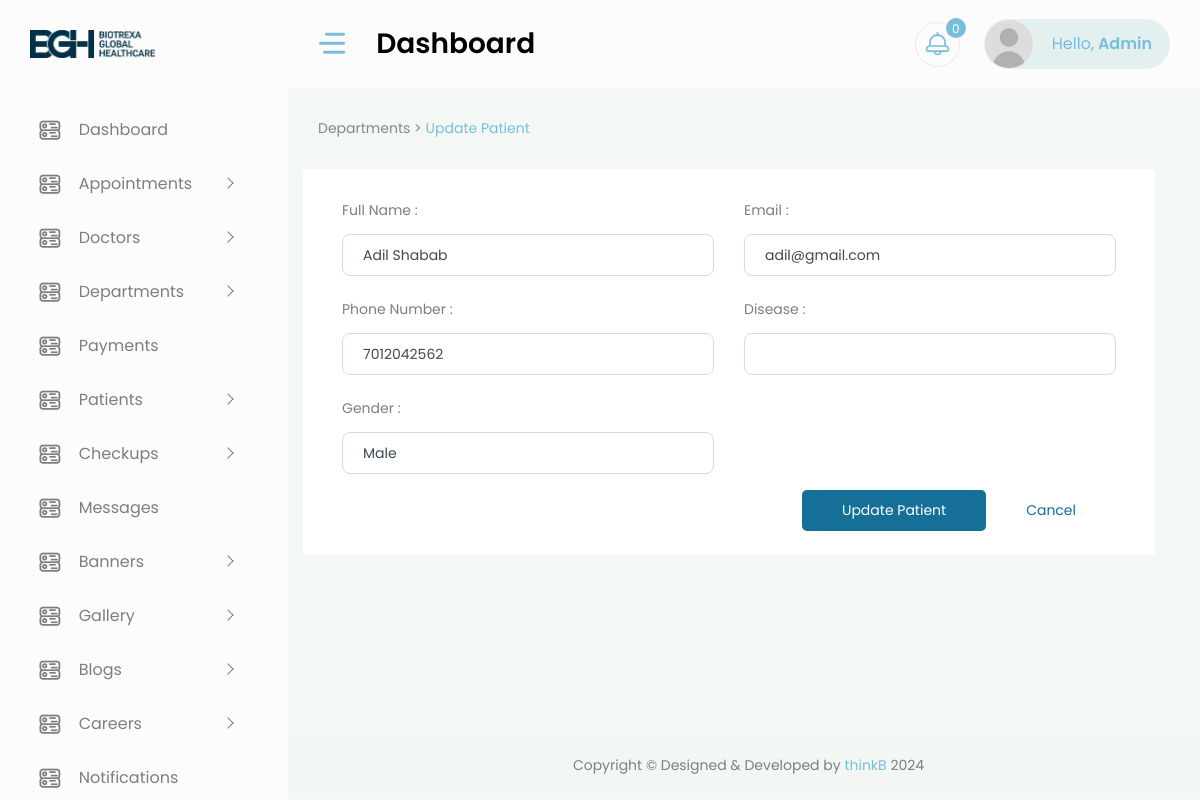
The app's page /account/patients/update/1 (signed in) with its own data.
### core/models.py (models this page shows, shortened)
class Patient(models.Model):
    GENDER_CHOICES = [
        ('male', 'Male'),
        ('female', 'Female'),
        ('other', 'Other'),
    ]
    name = models.CharField(max_length=255)
    email = models.EmailField(unique=True)
    phone_number = models.CharField(max_length=20)
    created_at = models.DateTimeField(default=timezone.now)
    disease = models.CharField(max_length=255, null=True, blank=True)
    slug = models.SlugField(unique=True, blank=True, null=True)
    gender = models.CharField(max_length=10, choices=GENDER_CHOICES, default='male')  # Add gender field

### core/views.py (the view)
# urls.py: path('account/patients/update/<str:pk>', views.update_patient, name='update_patient'),
@login_required(login_url='login')
def update_patient(request, pk):
    try:
        profile = Summary.objects.get(user=request.user)
    except ObjectDoesNotExist:
        msg.error(request,'Profile does not exist. You cannot access here.')
        return redirect('login')
    if profile:
        if profile.role == 'hr':
            return redirect('hr_dashboard')
        elif profile.role not in ['admin']:
            return redirect('homepage')
    else:
        return redirect('homepage')
    patient = Patient.objects.get(id=pk)
    if request.method == 'POST':
        form = PatientForm(request.POST, instance=patient)
        if form.is_valid():
            form.save()
            msg.success(request, 'Patient upated successfully.')
            return redirect('patients')  # Redirect to the patient list view or any other view
        else:
            error_messages = []
            for field, errors in form.errors.items():
                for error in errors:
                    error_messages.append(f"{field}: {error}")
            msg.error(request, ' '.join(error_messages))
    else:
        form = PatientForm(instance=patient)
    return render(request, 'backend/update-patient.html', {'form': form})

### core/forms.py
class PatientForm(forms.ModelForm):
    class Meta:
        model = Patient
        fields = ['name', 'email', 'phone_number', 'disease', 'gender']
    def __init__(self, *args, **kwargs):
        super().__init__(*args, **kwargs)
        self.fields['name'].widget.attrs['class'] = 'form-control'
        self.fields['email'].widget.attrs['class'] = 'form-control'
        self.fields['phone_number'].widget.attrs['class'] = 'form-control'
        self.fields['disease'].widget.attrs['class'] = 'form-control'
        self.fields['gender'].widget.attrs['class'] = 'form-control'

### templates/backend/update-patient.html (shortened to what this page needs)
{% extends 'backend/base.html' %}
{% load static %}
{% block content %}
    <div class="container-fluid">
        <div class="page-titles">
            <ol class="breadcrumb">
                <li class="breadcrumb-item"><a href="{% url 'patients' %}">Departments > </a>  </li>
                <li class="breadcrumb-item active ms-1"><a href="#"> Update Patient</a></li>
            </ol>
        </div>
        <form method="post" class="row w-100 bg-white p-4" style="border-radius: 4px;" enctype="multipart/form-data">
            <div class="col-md-6">
                <div class="form-group">
                    <label class="col-form-label">Full Name :</label>
                    {{ form.name }}
                </div>
            </div>
            <div class="col-md-6">
                <div class="form-group">
                    <label class="col-form-label">Email :</label>
                    {{ form.email }}
                </div>
            </div>
            <div class="col-md-6">
                <div class="form-group">
                    <label class="col-form-label">Phone Number :</label>
                    {{ form.phone_number }}
                </div>
            </div>
            <div class="col-md-6">
                <div class="form-group">
                    <label class="col-form-label">Disease :</label>
                    {{ form.disease }}
                </div>
            </div>
            <div class="col-md-6">
                <div class="form-group">
                    <label class="col-form-label">Gender :</label>
                    {{ form.gender }}
                </div>
            </div>
            <div class="submit___btns">
                <button type="submit">Update Patient</button>
                <a href="{% url 'patients' %}">Cancel</a>
            </div>
        </form>
    </div>
{% endblock content %}

### templates/backend/base.html (shortened to what this page needs)
{% load static %}
<!DOCTYPE html>
<html lang="en">
<head>
    <link href="{% static 'vendor/owl-carousel/owl.carousel.css' %}" rel="stylesheet">
    <link href="{% static 'vendor/bootstrap-select/dist/css/bootstrap-select.min.css' %}" rel="stylesheet">
    <link rel="stylesheet" href="{% static 'css/style.css' %}" >
    <link href="https://cdn.quilljs.com/1.3.6/quill.snow.css" rel="stylesheet">
</head>
<body>
    <div id="main-wrapper">
        <div class="nav-header">
            <a href="{% url 'dashboard' %}" class="brand-logo">
                <img style="width: 55%;" src="{% static 'images/logo.png' %}" alt="" class="img-fluid">
            </a>
            <div class="nav-control">
                <div class="hamburger">
                    <span class="line"></span><span class="line"></span><span class="line"></span>
                </div>
            </div>
        </div>
        <div class="header">
            <div class="header-content">
                <nav class="navbar navbar-expand">
                    <div class="collapse navbar-collapse justify-content-between">
                        <div class="header-left">
                            <div class="dashboard_bar">
                                Dashboard
                            </div>
                        </div>
                        <ul class="navbar-nav header-right">
                            <li class="nav-item dropdown notification_dropdown">
                                <a class="nav-link ai-icon" href="javascript:;" role="button" data-bs-toggle="dropdown">
                                    <span class="badge light text-white bg-primary" id="notification__count">0</span>
                                </a>
                            </li>
                            <li class="nav-item dropdown header-profile">
                                <a class="nav-link" href="javascript:;" role="button" data-bs-toggle="dropdown">
                                    <img src="{% static 'images/user.jpg' %}" width="20" alt="">
                                    <div class="header-info">
                                        <span style="text-transform: capitalize;">Hello,<strong> {{request.user.username}}</strong></span>
                                    </div>
                                </a>
                            </li>
                        </ul>
                    </div>
                </nav>
            </div>
        </div>
        <div class="deznav">
            <div class="deznav-scroll">
                <ul class="metismenu" id="menu">
                    <li>
                        <a href="{% url 'dashboard' %}" class="ai-icon" aria-expanded="false">
                            <i class="flaticon-381-networking"></i>
                            <span class="nav-text">Dashboard</span>
                        </a>
                    </li>
                    <li>
						<a class="has-arrow ai-icon" href="javascript:void()" aria-expanded="false">
							<i class="flaticon-381-networking"></i>
							<span class="nav-text">Appointments</span>
						</a>
                    </li>
                    <li>
						<a class="has-arrow ai-icon" href="javascript:void()" aria-expanded="false">
							<i class="flaticon-381-networking"></i>
							<span class="nav-text">Doctors</span>
						</a>
                    </li>
                    <li>
						<a class="has-arrow ai-icon" href="javascript:void()" aria-expanded="false">
							<i class="flaticon-381-networking"></i>
							<span class="nav-text">Departments</span>
						</a>
                    </li>
                    <li>
                        <a href="{% url 'payments' %}" class="ai-icon" aria-expanded="false">
                            <i class="flaticon-381-networking"></i>
                            <span class="nav-text">Payments</span>
                        </a>
                    </li>
                    <li>
						<a class="has-arrow ai-icon" href="javascript:void()" aria-expanded="false">
							<i class="flaticon-381-networking"></i>
							<span class="nav-text">Patients</span>
						</a>
                    </li>
                    <li>
						<a class="has-arrow ai-icon" href="javascript:void()" aria-expanded="false">
							<i class="flaticon-381-networking"></i>
							<span class="nav-text">Checkups</span>
						</a>
                    </li>
                    <li>
                        <a href="{% url 'messages' %}" class="ai-icon" aria-expanded="false">
                            <i class="flaticon-381-networking"></i>
                            <span class="nav-text">Messages</span>
                        </a>
                    </li>
                    <li>
						<a class="has-arrow ai-icon" href="javascript:void()" aria-expanded="false">
							<i class="flaticon-381-networking"></i>
							<span class="nav-text">Banners</span>
						</a>
                    </li>
                    <li>
						<a class="has-arrow ai-icon" href="javascript:void()" aria-expanded="false">
							<i class="flaticon-381-networking"></i>
							<span class="nav-text">Gallery</span>
						</a>
                    </li>
                    <li>
						<a class="has-arrow ai-icon" href="javascript:void()" aria-expanded="false">
							<i class="flaticon-381-networking"></i>
							<span class="nav-text">Blogs</span>
						</a>
                    </li>
                    <li>
						<a class="has-arrow ai-icon" href="javascript:void()" aria-expanded="false">
							<i class="flaticon-381-networking"></i>
							<span class="nav-text">Careers</span>
						</a>
                    </li>
                    <li>
                        <a href="{% url 'notifications' %}" class="ai-icon" aria-expanded="false">
                            <i class="flaticon-381-networking"></i>
                            <span class="nav-text">Notifications</span>
                        </a>
                    </li>
                </ul>
            </div>
        </div>
        <div class="content-body">
            {% block content %}
            {% endblock content %}
        </div>
        <div class="footer">
            <div class="copyright">
                <p>Copyright © Designed &amp; Developed by <a href="https://thinkb.agency" target="_blank">thinkB</a> 2024</p>
            </div>
        </div>
    </div>
</body>
</html>

### records on screen
Patient: name "Adil Shabab", email "adil@gmail.com", phone_number "7012042562", gender "Male"

### other values on screen
{{ request.user.username }} "Admin"
